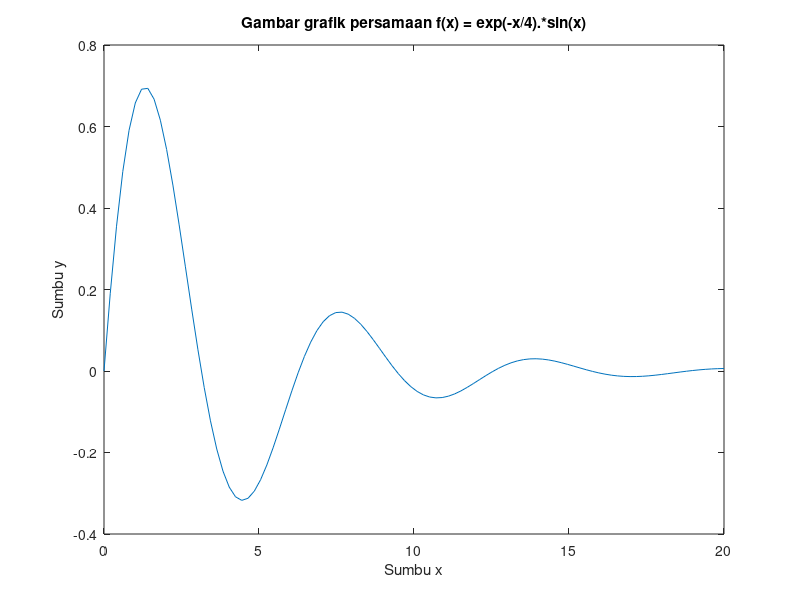

Source code (MATLAB):
x = linspace(0,20);
y = exp(-x/4).*sin(x);
plot(x,y);
xlabel('Sumbu x');
ylabel('Sumbu y');
title('Gambar grafik persamaan f(x) = exp(-x/4).*sin(x)');